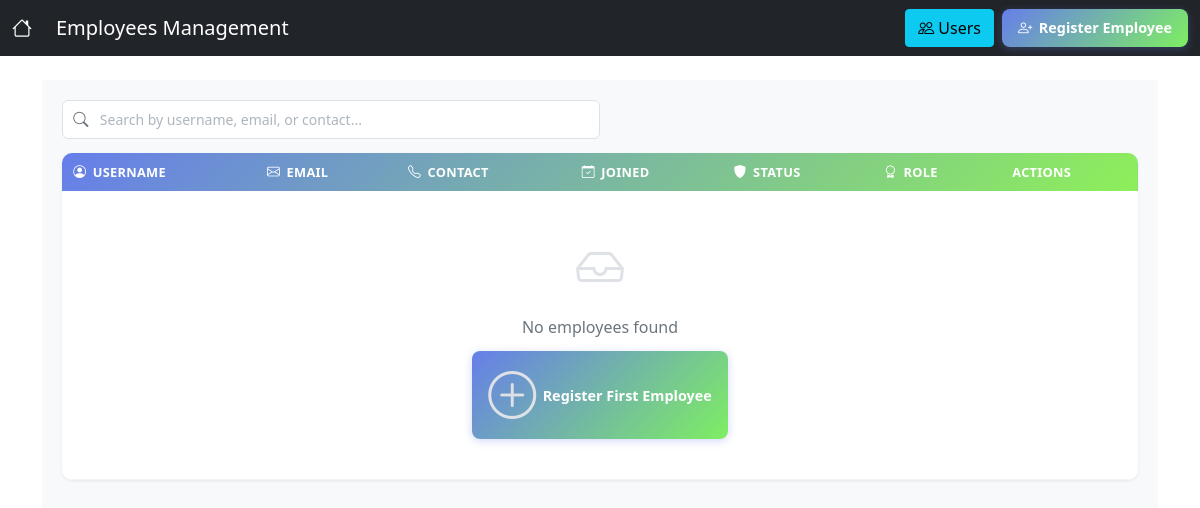
/users/employees/ (signed in), run on an earlier commit of the app's database.
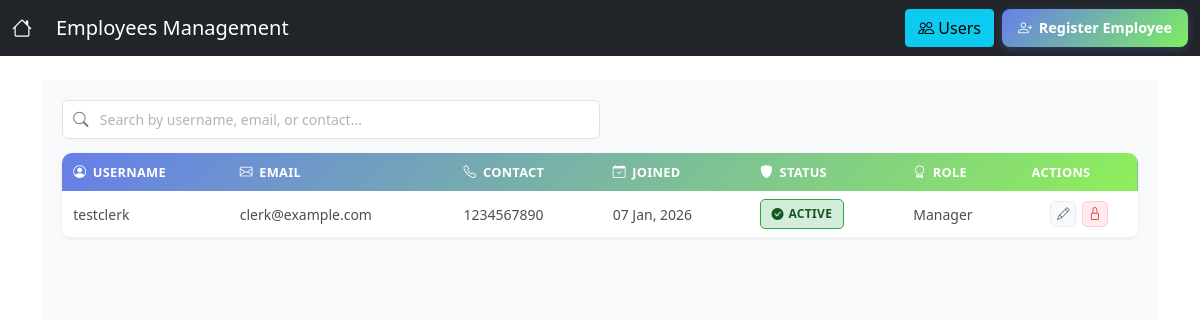
And on a later commit of the database.
### users/models.py (models this page shows, shortened)
class Employee(models.Model):
    STATUS_CHOICES = [
        ('ACTIVE', 'Active'),
        ('FROZEN', 'Frozen'),
    ]
    user = models.OneToOneField(
        User,
        on_delete=models.CASCADE,
        null=True,
        blank=True
    )
    role = models.ForeignKey(
        Group,
        on_delete=models.SET_NULL,
        null=True,
        blank=True
    )
    username = models.CharField(max_length=150)
    email = models.EmailField(unique=True)
    contact = models.CharField(max_length=15)
    password = models.CharField(max_length=128)
    joining_date = models.DateField(auto_now_add=True)
    status = models.CharField(
        max_length=10,
        choices=STATUS_CHOICES,
        default='ACTIVE'
    )

### users/views.py (the view)
# urls.py: path('employees/', login_required(views.employee_list), name='employee_list'),
@login_required
@user_passes_test(can_manage_employees)
def employee_list(request):
    employees_qs = Employee.objects.select_related('user', 'role').all()
    query = request.GET.get('q', '').strip()
    if query:
        employees_qs = employees_qs.filter(
            Q(username__icontains=query) |
            Q(email__icontains=query) |
            Q(contact__icontains=query)
        )
    status_filter = request.GET.get('status')
    if status_filter in ['ACTIVE', 'FROZEN']:
        employees_qs = employees_qs.filter(status=status_filter)
    role_filter = request.GET.get('role')
    if role_filter:
        employees_qs = employees_qs.filter(role__name=role_filter)
    filter_value = request.GET.get('filter')
    today = timezone.now().date()
    if filter_value == '3months':
        employees_qs = employees_qs.filter(joining_date__gte=today - timedelta(days=90))
    elif filter_value == '6months':
        employees_qs = employees_qs.filter(joining_date__gte=today - timedelta(days=180))
    elif filter_value == '1year':
        employees_qs = employees_qs.filter(joining_date__gte=today - timedelta(days=365))
    employees_qs = employees_qs.order_by('-joining_date')
    paginator = Paginator(employees_qs, 10)
    page_number = request.GET.get('page')
    page_obj = paginator.get_page(page_number)
    available_roles = Group.objects.all()
    return render(request, 'users/employee_list.html', {
        'page_obj': page_obj,
        'employees': page_obj,
        'query': query,
        'status_filter': status_filter,
        'role_filter': role_filter,
        'filter_value': filter_value,
        'available_roles': available_roles,
        'is_manager': True,
    })

### users/views.py (called while the page is built)
def is_manager(user):
    return user.groups.filter(name='Manager').exists() or user.is_superuser

def can_manage_employees(user):
    return is_manager(user)

### users/templates/users/employee_list.html (shortened to what this page needs)
{% extends 'users/base.html' %}
{% block navbar_actions_left %}
<a class="navbar-brand" href="{% url 'employee_list' %}">Employees Management</a>
{% endblock %}
{% block navbar_actions_right %}
<a href="{% url 'user_list' %}" class="btn btn-info">
    <i class="bi bi-people"></i> Users
</a>
{% if is_manager %}
<a href="{% url 'employee_create' %}" class="btn-primary-custom">
    <i class="bi bi-person-plus"></i> Register Employee
</a>
{% endif %}
{% endblock %}
{% block content %}
<div class="dashboard-container">
    <div class="search-filter-section">
        <div class="search-wrapper">
            <i class="bi bi-search search-icon"></i>
            <input
                type="text"
                id="live-search"
                class="search-input"
                placeholder="Search by username, email, or contact..."
            >
        </div>
    </div>
    <div class="table-card">
        <div class="table-wrapper">
            <table class="users-table">
                <thead>
                    <tr>
                        <th>
                            <div class="th-content">
                                <i class="bi bi-person-circle"></i>
                                <span>Username</span>
                            </div>
                        </th>
                        <th>
                            <div class="th-content">
                                <i class="bi bi-envelope"></i>
                                <span>Email</span>
                            </div>
                        </th>
                        <th>
                            <div class="th-content">
                                <i class="bi bi-telephone"></i>
                                <span>Contact</span>
                            </div>
                        </th>
                        <th>
                            <div class="th-content">
                                <i class="bi bi-calendar-check"></i>
                                <span>Joined</span>
                            </div>
                        </th>
                        <th>
                            <div class="th-content">
                                <i class="bi bi-shield-fill"></i>
                                <span>Status</span>
                            </div>
                        </th>
                        <th>
                            <div class="th-content">
                                <i class="bi bi-award"></i>
                                <span>Role</span>
                            </div>
                        </th>
                        <th class="actions-column">Actions</th>
                    </tr>
                </thead>
                <tbody id="users-table-body">
    {% for employee in page_obj %}
    <tr class="user-row">
        <td>{{ employee.username }}</td>
        <td>{{ employee.email }}</td>
        <td>{{ employee.contact }}</td>
        <td>{{ employee.joining_date|date:"d M, Y" }}</td>
        <td>
            {% if employee.status == 'FROZEN' %}
                <span class="status-badge status-frozen">
                    <i class="bi bi-lock-fill"></i> Frozen
                </span>
            {% else %}
                <span class="status-badge status-active">
                    <i class="bi bi-check-circle-fill"></i> Active
                </span>
            {% endif %}
        </td>
        <td>
            {% if employee.role %}
                {{ employee.role.name }}
            {% else %}
                -
            {% endif %}
        </td>
        <td>
            <div class="action-buttons">
                <a href="{% url 'employee_update' employee.pk %}" class="action-btn edit-btn" title="Edit Employee">
                    <i class="bi bi-pencil"></i>
                </a>
                {% if employee.status == 'FROZEN' %}
                    <a href="{% url 'employee_unfreeze' employee.pk %}" class="action-btn unfreeze-btn" title="Unfreeze Employee">
                        <i class="bi bi-unlock"></i>
                    </a>
                {% else %}
                    <a href="{% url 'employee_freeze' employee.pk %}" class="action-btn freeze-btn" title="Freeze Employee">
                        <i class="bi bi-lock"></i>
                    </a>
                {% endif %}
            </div>
        </td>
    </tr>
    {% empty %}
    <tr>
        <td colspan="7" class="empty-state">
            <div class="empty-content">
                <i class="bi bi-inbox"></i>
                <p>No employees found</p>
                <a href="{% url 'employee_create' %}" class="btn-primary-custom">
                    <i class="bi bi-plus-circle"></i> Register First Employee
                </a>
            </div>
        </td>
    </tr>
    {% endfor %}
</tbody>
            </table>
        </div>
    </div>
</div>
{% endblock %}

### users/templates/users/base.html (shortened to what this page needs)
<!DOCTYPE html>
<html lang="en">
<head>
    <link href="https://cdn.jsdelivr.net/npm/bootstrap@5.1.3/dist/css/bootstrap.min.css" rel="stylesheet">
</head>
<body>
    {% if request.user.is_authenticated %}
    <nav class="navbar navbar-dark bg-dark">
    <div class="container-fluid d-flex justify-content-between align-items-center">
        <div class="d-flex align-items-center gap-2">
            <a class="navbar-brand" href="{% url 'user_list' %}">
                <i class="bi bi-house"></i>
            </a>
                 {% block navbar_actions_left %}{% endblock %}
        </div>
        <div class="d-flex align-items-center gap-2">
            {% block navbar_actions_right %}{% endblock %}
        </div>
    </div>
</nav>
{% endif %}
    <div class="container mt-4">
        {% block content %}
        {% endblock %}
    </div>
</body>
</html>

### users/templates/users/employee_list.html (style rules this page uses)
.dashboard-container { max-width: 1400px; margin: 0 auto; padding: 1.25rem; background-color: #f8f9fa; min-height: 100vh; }
.btn-primary-custom { display: inline-flex; align-items: center; gap: 0.4rem; background: linear-gradient(135deg, #667eea 0%, #7eee62 100%); color: white; padding: 0.5rem 1rem; border-radius: 8px; text-decoration: none; font-weight: 600; font-size: 0.9rem; transition: all 0.3s ease; border: none; box-shadow: 0 2px 8px rgba(102, 126, 234, 0.3); white-space: nowrap; }
.search-filter-section { margin-bottom: 0.875rem; display: flex; gap: 0.75rem; align-items: center; }
.search-wrapper { position: relative; flex: 0 0 50%; min-width: 100px; }
.search-icon { position: absolute; left: 0.7rem; top: 50%; transform: translateY(-50%); color: #6c757d; font-size: 0.95rem; }
.search-input { width: 100%; padding: 0.5rem 0.7rem 0.5rem 2.3rem; border: 1px solid #dee2e6; border-radius: 6px; font-size: 0.875rem; transition: all 0.2s ease; background-color: white; }
.search-input::placeholder { color: #adb5bd; }
.table-card { background: white; border-radius: 10px; box-shadow: 0 1px 3px rgba(0, 0, 0, 0.08); overflow: hidden; }
.table-wrapper { overflow-x: auto; }
.users-table { width: 100%; border-collapse: collapse; }
.users-table thead { background: linear-gradient(135deg, #667eea 0%, #8eef5a 100%); color: white; }
.users-table thead th { padding: 0.6rem 0.7rem; text-align: left; font-weight: 600; font-size: 0.8rem; text-transform: uppercase; letter-spacing: 0.3px; border: none; white-space: nowrap; }
.th-content { display: flex; align-items: center; gap: 0.4rem; }
.actions-column { text-align: center; }
.users-table tbody tr { border-bottom: 1px solid #f1f3f5; transition: background-color 0.15s ease; }
.users-table tbody td { padding: 0.5rem 0.7rem; vertical-align: middle; color: #495057; font-size: 0.875rem; }
.status-badge { display: inline-flex; align-items: center; gap: 0.3rem; padding: 0.3rem 0.65rem; border-radius: 5px; font-size: 0.75rem; font-weight: 600; text-transform: uppercase; letter-spacing: 0.3px; }
.status-badge.status-active { background-color: #d4edda; color: #155724; border: 1px solid #28a745; }
.action-buttons { display: flex; gap: 0.35rem; justify-content: center; }
.action-btn { width: 26px; height: 26px; border-radius: 5px; display: inline-flex; align-items: center; justify-content: center; text-decoration: none; transition: all 0.2s ease; border: none; cursor: pointer; font-size: 0.8rem; }
.edit-btn { background-color: #f8f9fa; color: #6c757d; border: 1px solid #e9ecef; }
.freeze-btn { background-color: #ffebee; color: #d32f2f; border: 1px solid #ffcdd2; }

What changed in the data, as far as the page shows it:
added Employee: username "testclerk", email "clerk@example.com", contact "1234567890", joining_date "07 Jan, 2026", status "ACTIVE" (drawn), role.name "Manager"
Also different on the page:
text no longer shown: "No employees found Register First Employee"
